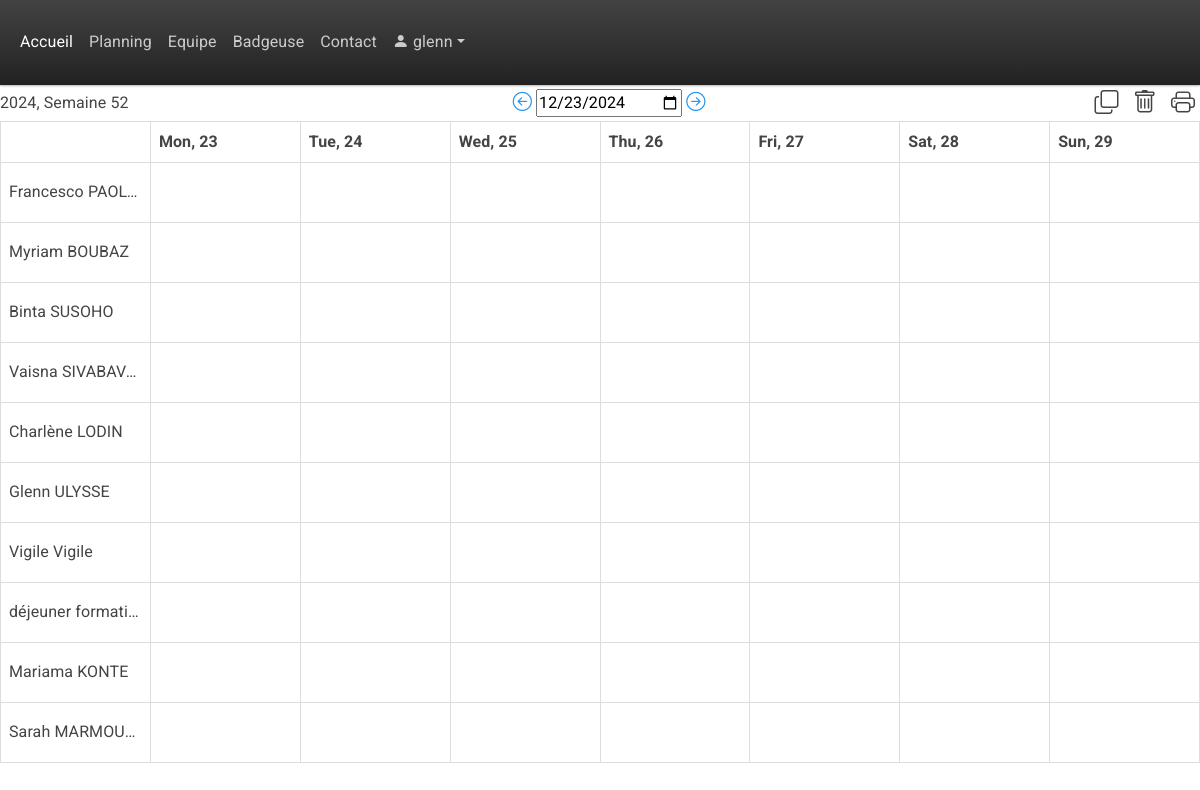
The page /planning/2024/52/ (signed in) on the database its author committed.
### base/models.py (models this page shows, shortened)
class CustomUser(AbstractUser):
    entreprise = models.ForeignKey(Entreprise, on_delete=models.CASCADE, null=True, blank=True)

class Employe(models.Model):
    Poste = models.ForeignKey(Poste, on_delete=models.SET_NULL, null=True)
    EntrepriseRattachée = models.ForeignKey(Entreprise, on_delete=models.SET_NULL, null=True)
    name = models.CharField(max_length=200, default="Nom")
    firstname = models.CharField(max_length=200, default="Prénom")
    e_mail = models.CharField(max_length=200, default="default@example.com")
    phone_number = models.CharField(max_length=12, default="0634567890")
    employee_CodePin = models.CharField(max_length=4, unique=True, blank=True, null=True)
    updated = models.DateTimeField(auto_now=True)
    created = models.DateTimeField(auto_now_add=True)

### base/views.py (the view)
# urls.py: path('planning/', views.planning, name='planning'),  # Without parameters
def planning(request, year=None, week=None):
    if request.user.is_authenticated:
        user_entreprise = request.user.entreprise
        if user_entreprise is None:
            return HttpResponse("L'administrateur doit vous assigner une entreprise")
        else:
            pass #Normal behaviour, the page is displayed
    else:
        return HttpResponse("Vous devez vous connecter pour accèder à cette page")
    selected_date = request.GET.get('date')
    if selected_date:
        selected_date = datetime.strptime(selected_date, '%Y-%m-%d')
        year, week, _ = selected_date.isocalendar()
    if not year or not week:
        today = datetime.now()
        year, week, _ = today.isocalendar()
    start_date = datetime.fromisocalendar(int(year), int(week), 1)
    end_date = start_date + timedelta(days=6)
    prev_week = int(week) - 1 if int(week) > 1 else 52
    prev_year = int(year) - 1 if int(week) == 1 else int(year)
    next_week = int(week) + 1 if int(week) < 52 else 1
    next_year = int(year) + 1 if int(week) == 52 else int(year)
    days = [start_date + timedelta(days=i) for i in range(7)]
    tasks = [
        {'date': start_date + timedelta(days=i), 'tasks': [{'date': start_date + timedelta(days=i), 'task': f'Task {i+1}'}]}
        for i in range(7)
    ]
    employe = Employe.objects.filter(EntrepriseRattachée=user_entreprise)
    teamPlanning = None
    if request.method == 'POST':
        if "action" in request.POST:#This, if true, sends to the "Add, edit, delete, add absence single shift route"
            form = ModifyPlanningForm(request.POST, instance=teamPlanning)
            print(form)
            if form.is_valid():
                if form.cleaned_data['action'] == "EditShift":
                    print('editshift path')
                    if 'actionButton' in request.POST:
                        actionButton = request.POST['actionButton']
                        if actionButton == 'edit':
                            print("edit")
                            myid = form.cleaned_data['shift_Id']
                            team_planning_instance = get_object_or_404(TeamPlanning, pk=myid)
                            team_planning_instance.date = form.cleaned_data['date']
                            team_planning_instance.Poste = form.cleaned_data['Poste']
                            team_planning_instance.Heurededébut = form.cleaned_data['Heurededébut']
                            team_planning_instance.heuredefin = form.cleaned_data['heuredefin']
                            team_planning_instance.duréepause = form.cleaned_data['duréepause']#duree_pause_timedelta
                            team_planning_instance.note = form.cleaned_data['note']
                            team_planning_instance.save()
                        elif actionButton == 'delete':
                            print("delete")
                            myid = form.cleaned_data['shift_Id']
                            team_planning_instance = get_object_or_404(TeamPlanning, pk=myid)
                            team_planning_instance.delete()
                elif form.cleaned_data['action'] == "AddShift":
                    team_planning_instance = form.save(commit=False) #create a TeamPlanning instance without immediately saving it to the database.
                    team_planning_instance.date = form.cleaned_data['date']
                    team_planning_instance.Heurededébut = form.cleaned_data['Heurededébut']
                    team_planning_instance.heuredefin = form.cleaned_data['heuredefin']
                    team_planning_instance.duréepause = form.cleaned_data['duréepause']#duree_pause_timedelta
                    team_planning_instance.note = form.cleaned_data['note']
                    team_planning_instance.save()
                return redirect('planning')  # Redirect to the desired page
            else:
                print("form is not valid : ")
                print(form.errors)
        else : #add an if later, this will be the multiple shifts copy/delete route
            print(request.POST)
            action = request.POST.get('actionButton')
            if action == 'ValidateCopyMultipleShifts':
                selectionform = SelectionForm(request.POST)
                print("xxxxxxxxxxxxxxxxxxxxxxx ITS HERE COPYMULTIPLE xxxxxxxxxxxxxxxxxxxxxxxx")
                print(selectionform)
                ProcessMultipleShifts(selectionform.cleaned_data['employees'],
                                          selectionform.cleaned_data['weeks'], selectionform.cleaned_data['days'], week, action)
            elif action == 'ValidateDeleteMultipleShifts':
                selectionform = SelectionForm(request.POST)
                print("xxxxxxxxxxxxxxxxxxxxxxx ITS HERE DELETEMULTIPLE xxxxxxxxxxxxxxxxxxxxxxxx")
                print(selectionform)
                ProcessMultipleShifts(selectionform.cleaned_data['employees'],
                                          selectionform.cleaned_data['weeks'], selectionform.cleaned_data['days'], week, action)
            return redirect('planning')  # Redirect to the desired page
    else: #following else code gets executed when user clicks on "Planning" on their browser
        form = ModifyPlanningForm(instance=teamPlanning)  # Pass employe_id here
        selectionform = SelectionForm()
    shifts_by_emp_and_day = {}
    for emp in employe:
        shifts_by_day = {}
        for day in days:
            shifts = emp.teamplanning_set.filter(date=day)
            if not shifts.exists():
                continue
            shifts_by_day[day] = shifts
        shifts_by_emp_and_day[emp.id] = shifts_by_day
    weeks = Week.objects.all()
    context = {
        'days': days,
        'tasks': tasks,
        'start_date': start_date,
        'end_date': end_date,
        'prev_week': prev_week,
        'prev_year': prev_year,
        'next_week': next_week,
        'next_year': next_year,
        'employe' : employe,
        'form' : form,
        'shifts_by_emp_and_day': shifts_by_emp_and_day,
        'weeks': weeks,
        'selectionform' : selectionform,
    }
    return render(request, 'base/planning.html', context)

### base/forms.py
class SelectionForm(forms.Form):
    employees = forms.CharField(widget=forms.HiddenInput(), required=False)
    weeks = forms.CharField(widget=forms.HiddenInput(), required=False)
    days = forms.CharField(widget=forms.HiddenInput(), required=False)

### base/models.py (called while the page is built)
    def __str__(self) -> str:
        return self.name

### base/templatetags/form_tags.py (called while the page is built)
@register.filter(name='add_class')
def add_class(field, css):
    return field.as_widget(attrs={"class":css})

### base/templates/base/planning.html (shortened to what this page needs)
{% extends 'main.html' %}
{% load form_tags %}
{% load static %}
{% block content %}
{% if user.is_authenticated %}
{% if perms.members.custom_permission %}
<div style="display: flex; justify-content: space-between; align-items: center;">
    {{ start_date|date:'Y' }}, Semaine {{ start_date|date:'W' }}
    <div>
        <a class="bi bi-arrow-left-circle" style="font-size: 1.2em;" href="{% url 'planning_with_params' year=prev_year week=prev_week %}"></a>
        <input type="date" id="datePicker" name="date" value="{{ start_date|date:'Y-m-d' }}">
        <a class="bi bi-arrow-right-circle" style="font-size: 1.2em;" href="{% url 'planning_with_params' year=next_year week=next_week %}"></a>
    </div>
    <div>
        <i class="bi bi-copy icon-overlay" style="font-size: 1.5em; padding-right: 5px; padding-left: 5px;" title="Copier des shifts" onclick = "CopyShifts()"></i>
        <i class="bi bi-trash icon-overlay" style="font-size: 1.5em; padding-right: 5px; padding-left: 5px;" title="Supprimer des shifts" onclick = "DeleteShifts()"></i>
        <i class="bi bi-printer icon-overlay" style="font-size: 1.5em; padding-right: 5px; padding-left: 5px;" title="Imprimer le planning" onclick="printTable()"></i>
    </div>
</div>
<table class = "my-table", border="1" id = "table1">
    <thead>
        <tr>
            <th></th>
            {% for day in days %}
                <th>{{ day|date:'D, d' }}</th>
            {% endfor %}
        </tr>
    </thead>
    <tbody>
        {% for emp in employe %}
            <tr>
                <td style = "font-size: 16px;">{{ emp.firstname }} {{ emp.name }}</td>
                {% for day in days %}
                                <td onclick="openModal(this, '{{ emp.id }}', '{{ emp.name }}', '{{ emp.firstname }}', '{{ day|date:'Y-m-d' }}')">
                                </td>
                {% endfor %}
            </tr>
        {% endfor %}
    </tbody>
</table>
{% else %}
  <p>The user does not have the permission.</p>
{% endif %}
{% else %}
<h1>Veuillez vous connecter pour accéder à cette page web</h1>
<a href="{% url 'login' %}">Se connecter</a>
{% endif %}
{% endblock %}

### templates/navbar.html (shortened to what this page needs)
{% load static %}
<header>
<nav class="navbar navbar-expand-lg bg-dark" data-bs-theme="dark">
  <div class="container-fluid">
    <div class="collapse navbar-collapse" id="navbarColor02">
      <ul class="navbar-nav me-auto">
        <li class="nav-item">
          <a class="nav-link active" href="{% url 'home' %}">Accueil
          </a>
        </li>
        <li class="nav-item">
          <a class="nav-link" href="{% url 'planning' %}">Planning</a>
        </li>
        <li class="nav-item">
          <a class="nav-link" href="{% url 'team_members_page' %}">Equipe</a>
        </li>
        <li class="nav-item">
          <a class="nav-link" href="#">Badgeuse</a>
        </li>
        <li class="nav-item">
          <a class="nav-link" href="{% url 'contact' %}">Contact</a>
        </li>
        <li class="nav-item dropdown">
          {% if user.is_authenticated %}
          <a class="nav-link dropdown-toggle" data-bs-toggle="dropdown" href="#" role="button" aria-haspopup="true" aria-expanded="false"><i class="bi bi-person-fill"></i>  {{ user.username }}</a>
          {% else %}
          <a class="nav-link dropdown-toggle" data-bs-toggle="dropdown" href="#" role="button" aria-haspopup="true" aria-expanded="false">Utilisateur</a>
          {% endif %}
        </li>
      </ul>
    </div>
  </div>
</nav>
</header>

### templates/main.html (style rules this page uses)
.my-table { width: 100%; table-layout: fixed; }
.my-table td { width: 100px; height: 60px; overflow: hidden; text-overflow: ellipsis; white-space: nowrap; font-size: 12px; }
.my-table th { font-size: 16px; }
table { border-collapse: collapse; width: 100%; }
th, td { font-size: 12px; border: 1px solid #ddd; padding: 8px; text-align: left; }

### rows shown on the page
CustomUser: username "glenn"
Employe: firstname "Francesco", name "PAOL…"
Employe: firstname "Myriam", name "BOUBAZ"
Employe: firstname "Binta", name "SUSOHO"
Employe: firstname "Vaisna", name "SIVABAV…"
Employe: firstname "Charlène", name "LODIN"
Employe: firstname "Glenn", name "ULYSSE"
Employe: firstname "Vigile", name "Vigile"
Employe: firstname "déjeuner", name "formati…"
Employe: firstname "Mariama", name "KONTE"
Employe: firstname "Sarah", name "MARMOU…"

### other values the page prints
{{ start_date|date:'Y' }} "2024"
{{ start_date|date:'W' }} "52"
{{ day|date:'D, d' }} "Mon, 23" "Tue, 24" "Wed, 25" "Thu, 26" "Fri, 27" "Sat, 28" "Sun, 29"
